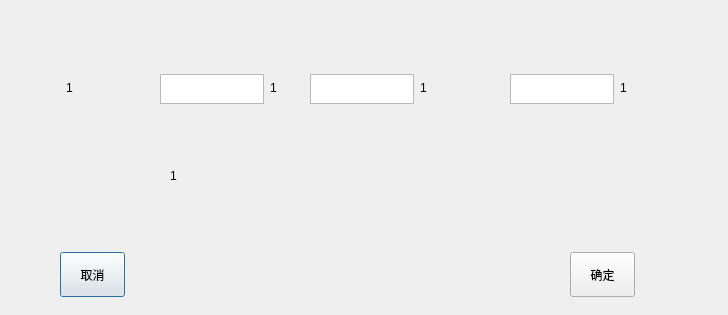
<?xml version="1.0" encoding="UTF-8"?>
<ui version="4.0">
 <class>Sport_Instruction_Window</class>
 <widget class="QDialog" name="Sport_Instruction_Window">
  <property name="geometry">
   <rect>
    <x>0</x>
    <y>0</y>
    <width>728</width>
    <height>315</height>
   </rect>
  </property>
  <property name="windowTitle">
   <string>Dialog</string>
  </property>
  <widget class="QLabel" name="sport_name_label">
   <property name="geometry">
    <rect>
     <x>66</x>
     <y>80</y>
     <width>90</width>
     <height>16</height>
    </rect>
   </property>
   <property name="text">
    <string>1</string>
   </property>
  </widget>
  <widget class="QTextEdit" name="first_point_textEdit">
   <property name="geometry">
    <rect>
     <x>160</x>
     <y>74</y>
     <width>104</width>
     <height>30</height>
    </rect>
   </property>
  </widget>
  <widget class="QLabel" name="sport_second_point_label">
   <property name="geometry">
    <rect>
     <x>270</x>
     <y>80</y>
     <width>31</width>
     <height>16</height>
    </rect>
   </property>
   <property name="text">
    <string>1</string>
   </property>
  </widget>
  <widget class="QTextEdit" name="second_point_textEdit">
   <property name="geometry">
    <rect>
     <x>310</x>
     <y>74</y>
     <width>104</width>
     <height>30</height>
    </rect>
   </property>
  </widget>
  <widget class="QLabel" name="sport_speed_label">
   <property name="geometry">
    <rect>
     <x>420</x>
     <y>80</y>
     <width>81</width>
     <height>16</height>
    </rect>
   </property>
   <property name="text">
    <string>1</string>
   </property>
  </widget>
  <widget class="QTextEdit" name="third_point_textEdit">
   <property name="geometry">
    <rect>
     <x>510</x>
     <y>74</y>
     <width>104</width>
     <height>30</height>
    </rect>
   </property>
  </widget>
  <widget class="QLabel" name="sport_unit">
   <property name="geometry">
    <rect>
     <x>620</x>
     <y>80</y>
     <width>81</width>
     <height>16</height>
    </rect>
   </property>
   <property name="text">
    <string>1</string>
   </property>
  </widget>
  <widget class="QLabel" name="sport_instruction_note">
   <property name="geometry">
    <rect>
     <x>170</x>
     <y>130</y>
     <width>321</width>
     <height>91</height>
    </rect>
   </property>
   <property name="text">
    <string>1</string>
   </property>
  </widget>
  <widget class="QPushButton" name="cancel_button">
   <property name="geometry">
    <rect>
     <x>60</x>
     <y>252</y>
     <width>65</width>
     <height>45</height>
    </rect>
   </property>
   <property name="text">
    <string>取消</string>
   </property>
  </widget>
  <widget class="QPushButton" name="ok_button">
   <property name="geometry">
    <rect>
     <x>570</x>
     <y>252</y>
     <width>65</width>
     <height>45</height>
    </rect>
   </property>
   <property name="text">
    <string>确定</string>
   </property>
  </widget>
 </widget>
 <resources/>
 <connections/>
</ui>
